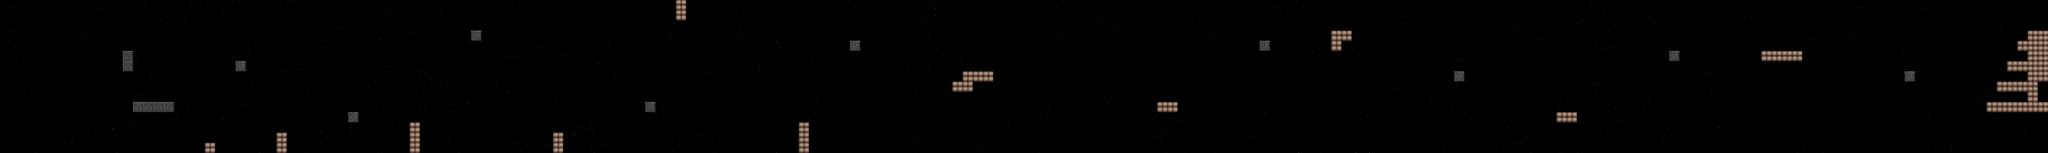

This game map was drawn from its Tiled (.tmx) file and the tilesets committed beside it. A one-line description and the trimmed map source follow:
An orthogonal 200x15 tile map with 32x32 px tiles, 2 tile layers (Non-Collidable, Collidables), 4 tilesets, 1 image layer and 9 objects (2x enemyTest3, playermecha, idleBack, Lives, ScoreTxt, ...).

<map version="1.4" tiledversion="1.4.2" orientation="orthogonal" renderorder="right-down" width="200" height="15" tilewidth="32" tileheight="32" infinite="0" nextlayerid="17" nextobjectid="23">
 <tileset firstgid="1" source="s1TerrainTest.tsx" />
 <tileset firstgid="199" source="PlayerMecha.tsx" />
 <tileset firstgid="208" source="Bullet.tsx" />
 <tileset firstgid="210" source="enemy3.tsx" />
 <group id="2" name="BackGround" locked="1">
  <imagelayer id="3" name="BGWallPaper">
   <image source="StarryBG.png" width="6400" height="480" />
   <properties>
    <property name="ScrollSpeed" type="float" value="1" />
    <property name="type" value="AnimatedGraphic" />
   </properties>
  </imagelayer>
 </group>
 <layer id="7" name="Non-Collidable" width="200" height="15" locked="1">
  <properties>
   <property name="ScrollSpeed" type="float" value="1.8" />
  </properties>
  <data>[3000 cells, 53 non-empty, 1 distinct tile ids]</data>
 </layer>
 <layer id="8" name="Collidables" width="200" height="15" locked="1">
  <properties>
   <property name="ScrollSpeed" type="float" value="1.8" />
  </properties>
  <data>[3000 cells, 15 non-empty, 2 distinct tile ids]</data>
 </layer>
 <group id="6" name="MidGround">
  <objectgroup id="4" name="PlayField">
   <properties>
    <property name="ScrollSpeed" type="float" value="1.8" />
   </properties>
   <object id="1" name="Player" type="playermecha" gid="199" x="80" y="260" width="64" height="64">
    <properties>
     <property name="AnimationList" value="idle, attackIdle, damageIdle" />
     <property name="Lives" type="int" value="4" />
     <property name="VsCollision" value="enemyTest3 , bulletEnemy" />
     <property name="VsLayerCollision" value="Collidables" />
    </properties>
   </object>
   <object id="18" name="Eskeletor" type="enemyTest3" gid="210" x="1037" y="71" width="32" height="32">
    <properties>
     <property name="AnimationList" value="bug" />
     <property name="VsCollision" value="bulletPlayer" />
     <property name="VsLayerCollision" value="Collidables" />
    </properties>
   </object>
   <object id="17" name="Eskeletor" type="enemyTest3" gid="210" x="675.67" y="66" width="32" height="32">
    <properties>
     <property name="AnimationList" value="bug" />
     <property name="VsCollision" value="bulletPlayer" />
     <property name="VsLayerCollision" value="Collidables" />
    </properties>
   </object>
  </objectgroup>
 </group>
 <group id="13" name="OUT_OF_PLAY_AREA">
  <group id="16" name="HUDs">
   <objectgroup id="11" name="Player">
    <object id="6" name="AnimatedGraphic" type="idleBack" gid="201" x="37" y="75" width="64" height="64" />
    <object id="19" name="TextBox" type="Lives" x="96.8333" y="21.8333" width="55.3333" height="33.1667">
     <text fontfamily="Arial" pixelsize="24" color="#ffffff" bold="1">x (#)</text>
    </object>
    <object id="21" name="TextBox" type="ScoreTxt" x="499.833" y="24.25" width="76.5" height="22.5">
     <text fontfamily="Arial" pixelsize="17" color="#ffffff" bold="1">score: (#)</text>
    </object>
   </objectgroup>
  </group>
  <objectgroup id="14" name="Bullets">
   <object id="13" name="PlayerBullet" type="bulletPlayer" gid="208" x="89" y="-51.3333" width="32" height="32">
    <properties>
     <property name="AnimationList" value="yellow" />
     <property name="VsLayerCollision" value="Collidables" />
    </properties>
   </object>
   <object id="14" name="EnemyBullet" type="bulletEnemy" gid="209" x="4.33333" y="-49" width="32" height="32">
    <properties>
     <property name="AnimationList" value="pink" />
     <property name="VsLayerCollision" value="Collidables" />
    </properties>
   </object>
  </objectgroup>
  <objectgroup id="15" name="ViewPort" locked="1">
   <object id="20" name="ViewPort" x="0" y="0" width="640" height="480" />
  </objectgroup>
 </group>
</map>
